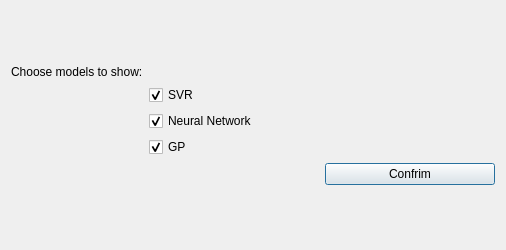
<?xml version="1.0" encoding="UTF-8"?>
<ui version="4.0">
 <class>modelsOptionsDialog</class>
 <widget class="QDialog" name="modelsOptionsDialog">
  <property name="geometry">
   <rect>
    <x>0</x>
    <y>0</y>
    <width>506</width>
    <height>250</height>
   </rect>
  </property>
  <property name="minimumSize">
   <size>
    <width>5</width>
    <height>0</height>
   </size>
  </property>
  <property name="windowTitle">
   <string>Dialog</string>
  </property>
  <layout class="QGridLayout" name="gridLayout_2">
   <item row="0" column="0">
    <layout class="QGridLayout" name="gridLayout">
     <item row="4" column="2">
      <widget class="QPushButton" name="confimModelOptionsButton">
       <property name="text">
        <string>Confrim</string>
       </property>
      </widget>
     </item>
     <item row="0" column="0">
      <widget class="QLabel" name="label">
       <property name="sizePolicy">
        <sizepolicy hsizetype="Maximum" vsizetype="Maximum">
         <horstretch>0</horstretch>
         <verstretch>0</verstretch>
        </sizepolicy>
       </property>
       <property name="text">
        <string>Choose models to show:</string>
       </property>
      </widget>
     </item>
     <item row="2" column="1">
      <widget class="QCheckBox" name="nn_option_checkbox">
       <property name="text">
        <string>Neural Network</string>
       </property>
       <property name="checked">
        <bool>true</bool>
       </property>
      </widget>
     </item>
     <item row="3" column="1">
      <widget class="QCheckBox" name="gp_option_checkbox">
       <property name="text">
        <string>GP</string>
       </property>
       <property name="checked">
        <bool>true</bool>
       </property>
      </widget>
     </item>
     <item row="1" column="1">
      <widget class="QCheckBox" name="svr_option_checkbox">
       <property name="text">
        <string>SVR</string>
       </property>
       <property name="checked">
        <bool>true</bool>
       </property>
      </widget>
     </item>
    </layout>
   </item>
  </layout>
 </widget>
 <resources/>
 <connections/>
</ui>
